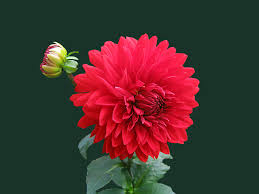
#> input picture Image/srity.jpg, 259 x 194 px
$ python '2(c).py'
#> lines starting #> are read from the running program, lines starting #| are printed output that depends on the picture
import cv2 as cv
import numpy as np
import matplotlib.pyplot as plt

image=cv.imread('Image/srity.jpg',0)
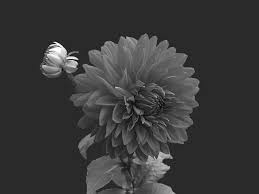
#> image: shape (194, 259); min 0, max 255, mean 57
mask=224

masked_image = image&mask
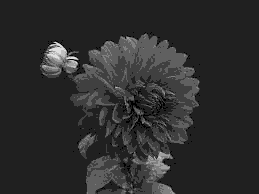
#> masked_image: shape (194, 259); min 0, max 224, mean 44.5
diff_image=image-masked_image
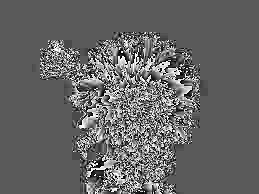
#> diff_image: shape (194, 259); min 0, max 31, mean 12.4; drawn with min black and max white
plt.subplot(3,1,1)
plt.imshow(image,cmap='gray')

plt.subplot(3,1,2)
plt.imshow(masked_image,cmap='gray')

plt.subplot(3,1,3)
plt.imshow(diff_image,cmap='gray')
plt.show()
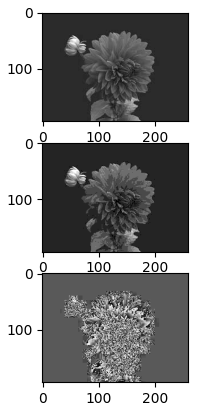
#> figure drawn by matplotlib, 3 panels
